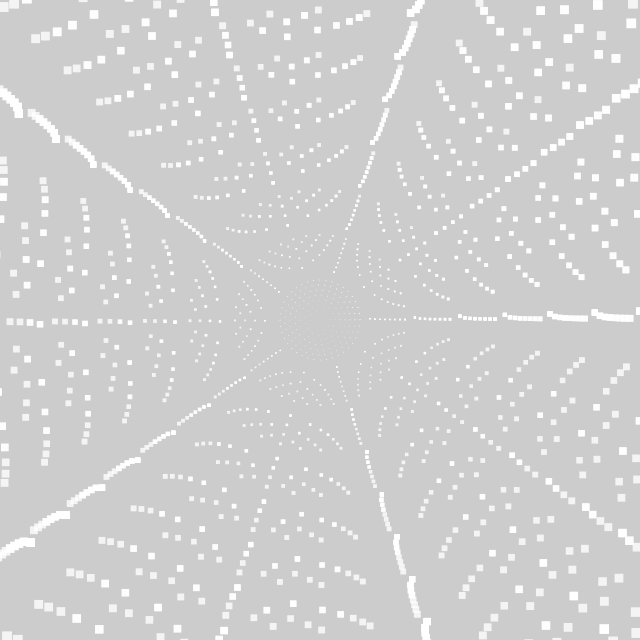
Frame 1 (no input)
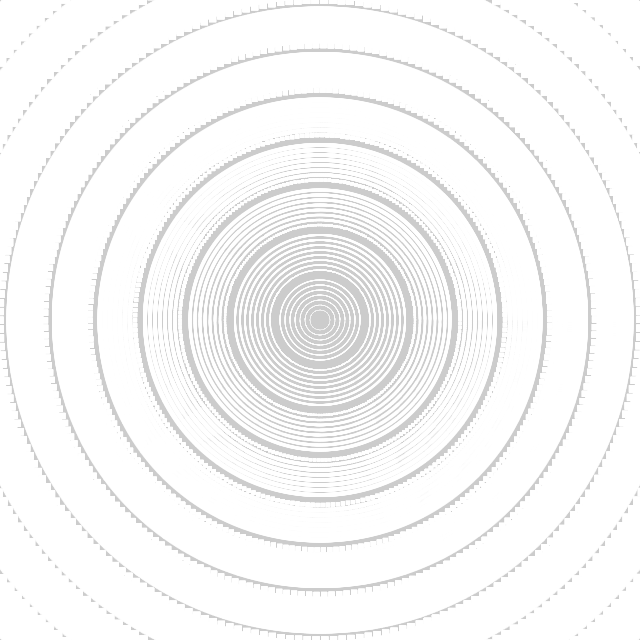
Frame 60 (the mouse pressed at the canvas centre just before this capture)
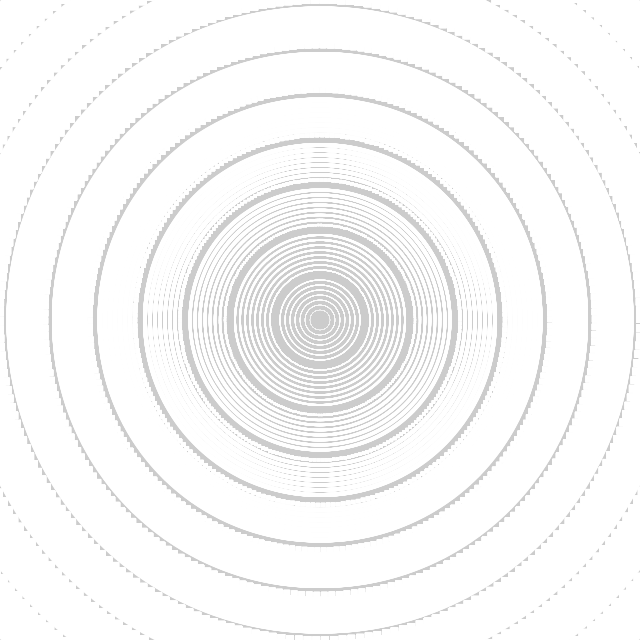
Frame 120 (the mouse held since frame 60 and released just before this capture)

The Processing sketch that drew these frames (run headless with seeded random() and noise(); from frame 60 on, the mouse is pressed at the canvas centre):

// Processing sketch: day006
// ── day006.pde
float t, r, f, p, N=45;
void setup() {
  size(640, 640);
  fill(-1, 200);
  noStroke();
  rectMode(3);
}
void draw() {
  clear();
  t+=.02;
  for (r=0; r<450; r+=5) {
    for (f=0; f<N; f++) {
      p=(f+t)/(r%N);
      square(r*cos(TAU*p+t/9)+320, r*-sin(TAU*p+t/9)+320, r/N);
    }
  }
}
